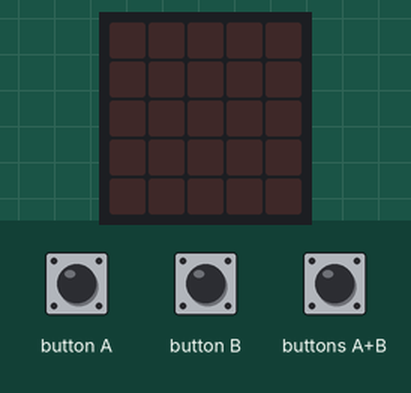
A program run on a simulated Calliope mini (MakeCode). Parts: the board's 5×5 LED display. The inputs (shaded band) are chosen by the test bench. Random numbers come from a fixed seed.

Above: at 1.2 s.
1.3 s: button A pressed for 0.15 s
At 2.3 s:
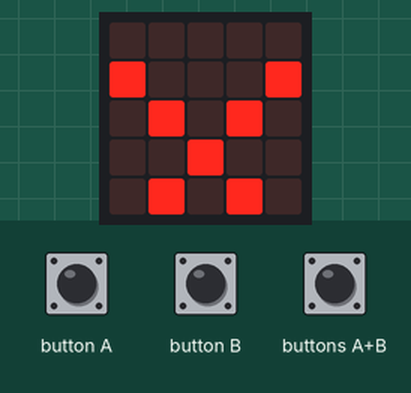
2.9 s: button B pressed for 0.15 s
At 3.5 s:
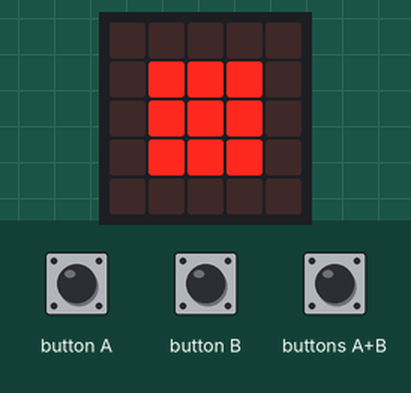
4.5 s: buttons A+B pressed for 0.15 s
At 5.9 s:
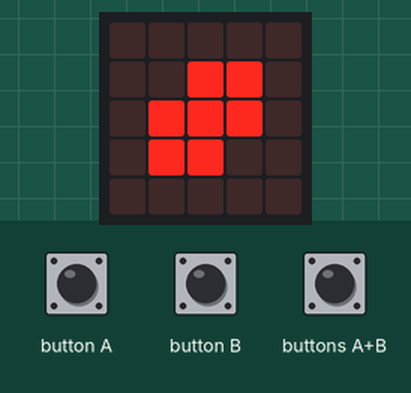
Timing chart, 0 to 7.5 s (numbered marks = the images above; inputs shaded):
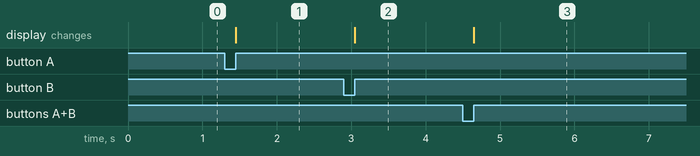

The program:

main.ts
```typescript
let Schere = 0
let Papier = 0
let Stein = 0
let Computer = 0
input.onButtonEvent(Button.A, input.buttonEventClick(), function () {
    basic.showLeds(`
        . . . . .
        # . . . #
        . # . # .
        . . # . .
        . # . # .
        `)
    Schere = 1
})
input.onButtonEvent(Button.AB, input.buttonEventClick(), function () {
    basic.showLeds(`
        . . . . .
        . . # # .
        . # # # .
        . # # . .
        . . . . .
        `)
    Papier = 1
})
input.onButtonEvent(Button.B, input.buttonEventClick(), function () {
    basic.showLeds(`
        . . . . .
        . # # # .
        . # # # .
        . # # # .
        . . . . .
        `)
    Stein = 1
})
function ComputerSign () {
    Computer = randint(1, 3)
}
basic.forever(function () {

})
```

test.ts
```typescript
// Hier kann man Tests durchführen; diese Datei wird nicht kompiliert, wenn dieses Paket als Erweiterung verwendet wird.
```

Measured:
- after the input at 1.3 s, the display: changes after 0.15 s (image 1)
- after the input at 2.9 s, the display: changes after 0.15 s (image 2)
- after the input at 4.5 s, the display: changes after 0.15 s (image 3)
